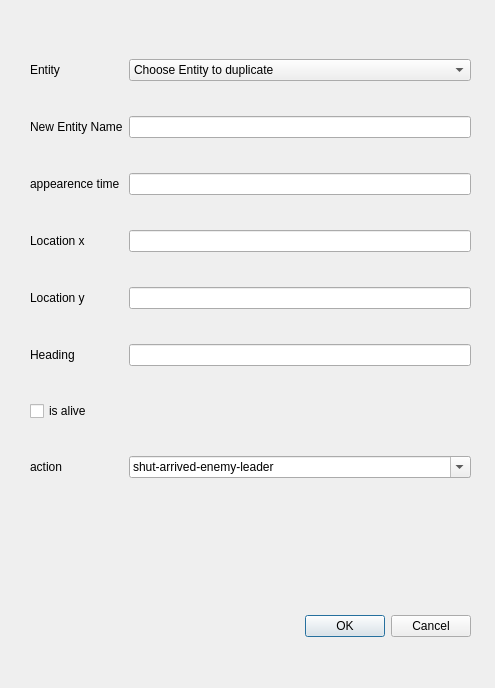
<?xml version="1.0" encoding="UTF-8"?>
<ui version="4.0">
 <class>addEntityDialog</class>
 <widget class="QDialog" name="addEntityDialog">
  <property name="geometry">
   <rect>
    <x>0</x>
    <y>0</y>
    <width>495</width>
    <height>688</height>
   </rect>
  </property>
  <property name="windowTitle">
   <string>Dialog</string>
  </property>
  <property name="layoutDirection">
   <enum>Qt::LeftToRight</enum>
  </property>
  <widget class="QDialogButtonBox" name="buttonBox">
   <property name="geometry">
    <rect>
     <x>130</x>
     <y>610</y>
     <width>341</width>
     <height>32</height>
    </rect>
   </property>
   <property name="orientation">
    <enum>Qt::Horizontal</enum>
   </property>
   <property name="standardButtons">
    <set>QDialogButtonBox::Cancel|QDialogButtonBox::Ok</set>
   </property>
  </widget>
  <widget class="QWidget" name="layoutWidget">
   <property name="geometry">
    <rect>
     <x>30</x>
     <y>30</y>
     <width>441</width>
     <height>481</height>
    </rect>
   </property>
   <layout class="QGridLayout" name="gridLayout">
    <item row="0" column="1">
     <widget class="QComboBox" name="comboBox_entities">
      <item>
       <property name="text">
        <string>Choose Entity to duplicate</string>
       </property>
      </item>
     </widget>
    </item>
    <item row="0" column="0">
     <widget class="QLabel" name="label">
      <property name="text">
       <string>Entity</string>
      </property>
     </widget>
    </item>
    <item row="10" column="0" colspan="2">
     <widget class="QCheckBox" name="checkBox_isAlive">
      <property name="text">
       <string>is alive</string>
      </property>
     </widget>
    </item>
    <item row="4" column="1">
     <widget class="QLineEdit" name="lineEdit_locationX"/>
    </item>
    <item row="1" column="0">
     <widget class="QLabel" name="label_5">
      <property name="text">
       <string>New Entity Name</string>
      </property>
     </widget>
    </item>
    <item row="11" column="0">
     <widget class="QLabel" name="label_11">
      <property name="text">
       <string>action</string>
      </property>
     </widget>
    </item>
    <item row="6" column="0">
     <widget class="QLabel" name="label_4">
      <property name="text">
       <string>Heading</string>
      </property>
     </widget>
    </item>
    <item row="5" column="0">
     <widget class="QLabel" name="label_3">
      <property name="text">
       <string>Location y</string>
      </property>
     </widget>
    </item>
    <item row="6" column="1">
     <widget class="QLineEdit" name="lineEdit_Orientation"/>
    </item>
    <item row="3" column="0">
     <widget class="QLabel" name="label_9">
      <property name="text">
       <string>appearence time</string>
      </property>
     </widget>
    </item>
    <item row="11" column="1">
     <widget class="QComboBox" name="comboBox_action">
      <property name="editable">
       <bool>true</bool>
      </property>
      <item>
       <property name="text">
        <string>shut-arrived-enemy-leader</string>
       </property>
      </item>
      <item>
       <property name="text">
        <string>shut-arrived-enemy-second</string>
       </property>
      </item>
      <item>
       <property name="text">
        <string>turn-pix-right</string>
       </property>
      </item>
      <item>
       <property name="text">
        <string>turn-pix-left</string>
       </property>
      </item>
      <item>
       <property name="text">
        <string>keep-same</string>
       </property>
      </item>
      <item>
       <property name="text">
        <string>random</string>
       </property>
      </item>
     </widget>
    </item>
    <item row="5" column="1">
     <widget class="QLineEdit" name="lineEdit_locationY"/>
    </item>
    <item row="3" column="1">
     <widget class="QLineEdit" name="lineEdit_appearTime"/>
    </item>
    <item row="4" column="0">
     <widget class="QLabel" name="label_2">
      <property name="text">
       <string>Location x</string>
      </property>
     </widget>
    </item>
    <item row="1" column="1">
     <widget class="QLineEdit" name="lineEdit_name"/>
    </item>
   </layout>
  </widget>
 </widget>
 <resources/>
 <connections>
  <connection>
   <sender>buttonBox</sender>
   <signal>accepted()</signal>
   <receiver>addEntityDialog</receiver>
   <slot>accept()</slot>
   <hints>
    <hint type="sourcelabel">
     <x>248</x>
     <y>254</y>
    </hint>
    <hint type="destinationlabel">
     <x>157</x>
     <y>274</y>
    </hint>
   </hints>
  </connection>
  <connection>
   <sender>buttonBox</sender>
   <signal>rejected()</signal>
   <receiver>addEntityDialog</receiver>
   <slot>reject()</slot>
   <hints>
    <hint type="sourcelabel">
     <x>316</x>
     <y>260</y>
    </hint>
    <hint type="destinationlabel">
     <x>286</x>
     <y>274</y>
    </hint>
   </hints>
  </connection>
 </connections>
</ui>
